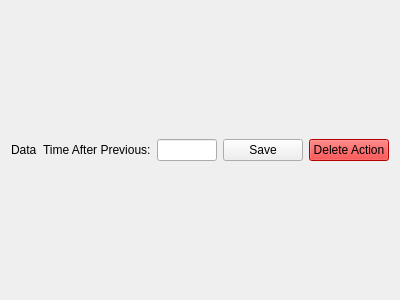
<?xml version="1.0" encoding="UTF-8"?>
<ui version="4.0">
 <class>Form</class>
 <widget class="QWidget" name="Form">
  <property name="geometry">
   <rect>
    <x>0</x>
    <y>0</y>
    <width>400</width>
    <height>300</height>
   </rect>
  </property>
  <property name="windowTitle">
   <string>Form</string>
  </property>
  <layout class="QHBoxLayout" name="horizontalLayout">
   <item>
    <widget class="QLabel" name="label">
     <property name="sizePolicy">
      <sizepolicy hsizetype="Expanding" vsizetype="Maximum">
       <horstretch>0</horstretch>
       <verstretch>0</verstretch>
      </sizepolicy>
     </property>
     <property name="text">
      <string>Data</string>
     </property>
    </widget>
   </item>
   <item>
    <widget class="QLabel" name="label_2">
     <property name="sizePolicy">
      <sizepolicy hsizetype="Minimum" vsizetype="Maximum">
       <horstretch>1</horstretch>
       <verstretch>1</verstretch>
      </sizepolicy>
     </property>
     <property name="baseSize">
      <size>
       <width>0</width>
       <height>0</height>
      </size>
     </property>
     <property name="text">
      <string>Time After Previous:</string>
     </property>
    </widget>
   </item>
   <item>
    <widget class="QLineEdit" name="lineEdit">
     <property name="sizePolicy">
      <sizepolicy hsizetype="Maximum" vsizetype="Maximum">
       <horstretch>0</horstretch>
       <verstretch>0</verstretch>
      </sizepolicy>
     </property>
    </widget>
   </item>
   <item>
    <widget class="QPushButton" name="pushButton_2">
     <property name="text">
      <string>Save</string>
     </property>
    </widget>
   </item>
   <item>
    <widget class="QPushButton" name="pushButton">
     <property name="styleSheet">
      <string notr="true">background-color: rgb(255, 0, 0);</string>
     </property>
     <property name="text">
      <string>Delete Action</string>
     </property>
    </widget>
   </item>
  </layout>
 </widget>
 <resources/>
 <connections/>
</ui>
